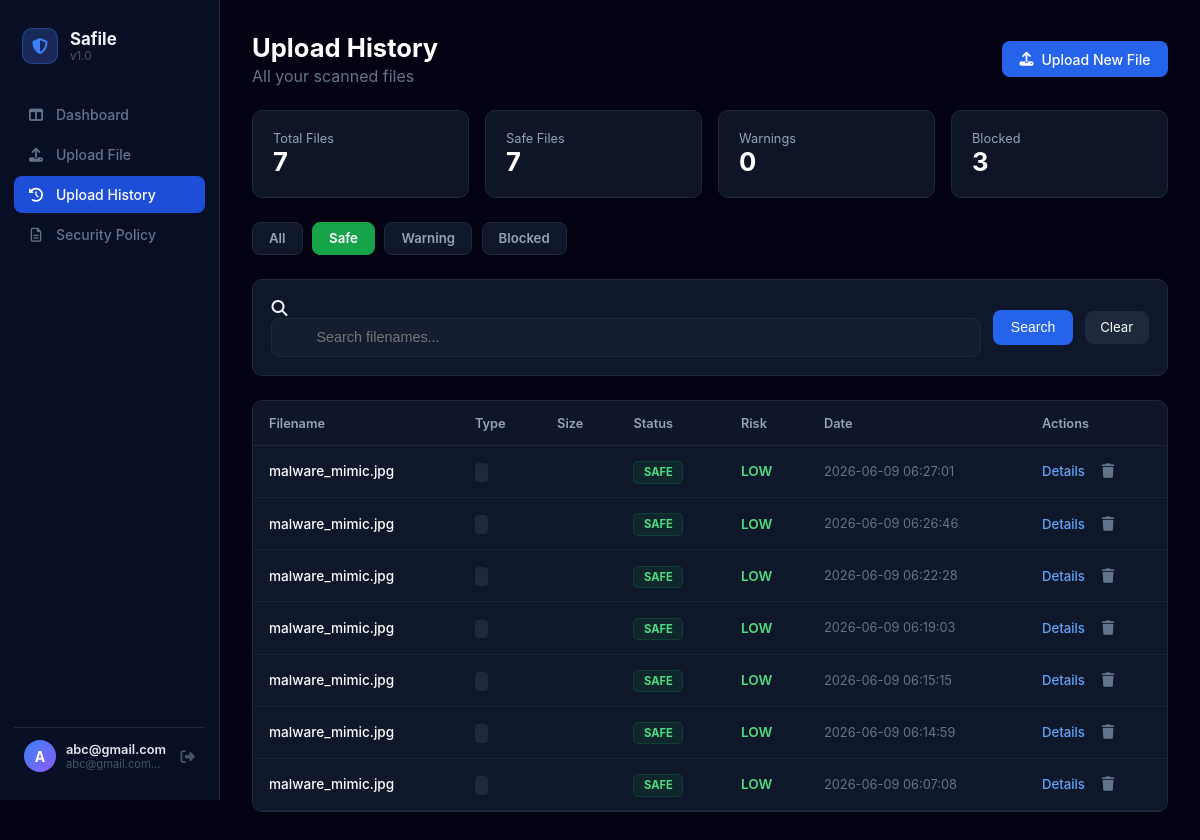
/history?status=SAFE (signed in), run on the app's committed database.
### tables this page shows
CREATE TABLE history (
            id INTEGER PRIMARY KEY AUTOINCREMENT,
            user_id INTEGER NOT NULL,
            filename TEXT NOT NULL,
            status TEXT NOT NULL,
            risk TEXT NOT NULL,
            reason TEXT NOT NULL,
            timestamp DATETIME DEFAULT CURRENT_TIMESTAMP,
            FOREIGN KEY(user_id) REFERENCES users(id)
        );

### app.py (the view)
@app.route('/history')
def history():
    if 'username' not in session:
        return redirect(url_for('login'))
    user_id = session.get('user_id')
    status_filter = request.args.get('status', 'ALL')
    search = request.args.get('search', '')
    page = int(request.args.get('page', 1))
    per_page = 10 # 페이지당 보여줄 개수
    conn = sqlite3.connect('safile.db')
    cursor = conn.cursor()
    base_query = "SELECT * FROM history WHERE user_id = ?"
    params = [user_id]
    if status_filter != 'ALL':
        base_query += " AND status = ?"
        params.append(status_filter)
    if search:
        base_query += " AND filename LIKE ?"
        params.append(f"%{search}%")
    cursor.execute(base_query.replace("*", "COUNT(*)"), params)
    total_count = cursor.fetchone()[0]
    total_pages = (total_count + per_page - 1) // per_page
    cursor.execute("SELECT status, COUNT(*) FROM history WHERE user_id = ? GROUP BY status", (user_id,))
    stats_data = dict(cursor.fetchall())
    stats = {
        'total': total_count,
        'safe': stats_data.get('SAFE', 0),
        'warning': stats_data.get('WARNING', 0),
        'blocked': stats_data.get('BLOCKED', 0)
    }
    offset = (page - 1) * per_page
    query = base_query + " ORDER BY timestamp DESC LIMIT ? OFFSET ?"
    cursor.execute(query, params + [per_page, offset])
    uploads = cursor.fetchall()
    conn.close()
    upload_list = [{"id": u[0], "filename": u[2], "result": u[3], "risk": u[4], "created_at": u[6]} for u in uploads]
    return render_template('history.html',
                           uploads=upload_list,
                           stats=stats,
                           status_filter=status_filter,
                           search=search,
                           page=page,
                           total_pages=total_pages)

### app.py (called while the page is built)
@app.context_processor
def inject_user_stats():
    if 'user_id' in session:
        user_id = session.get('user_id')
        conn = sqlite3.connect('safile.db')
        cursor = conn.cursor()
        cursor.execute("SELECT COUNT(*) FROM history WHERE status = 'BLOCKED' AND user_id = ?", (user_id,))
        count = cursor.fetchone()[0]
        conn.close()
        return dict(blocked_count=count)
    return dict(blocked_count=0)

@app.context_processor
def inject_all_stats():
    if 'user_id' in session:
        user_id = session.get('user_id')
        conn = sqlite3.connect('safile.db')
        cursor = conn.cursor()
        cursor.execute("SELECT status, COUNT(*) FROM history WHERE user_id = ? GROUP BY status", (user_id,))
        rows = cursor.fetchall()
        stats = {status: count for status, count in rows}
        conn.close()
        return dict(
            blocked_count=stats.get('BLOCKED', 0),
            warning_count=stats.get('WARNING', 0),
            safe_count=stats.get('SAFE', 0)
        )
    return dict(blocked_count=0, warning_count=0, safe_count=0)

@app.before_request
def load_logged_in_user():
    user_id = session.get('user_id')
    if user_id:
        class CurrentUser:
            def __init__(self, id, username):
                self.id = id
                self.username = username
                self.is_authenticated = True
        g.current_user = CurrentUser(user_id, session.get('username'))
    else:
        g.current_user = None

### templates/history.html (shortened to what this page needs)
{% extends 'base.html' %}
{% block content %}
<div class="history-top-flex">
    <div>
        <h1>Upload History</h1>
        <p style="color:#64748b;margin:0;">All your scanned files</p>
    </div>
    <a href="{{ url_for('upload') }}" class="btn-primary-flex">
        <i class="fa-solid fa-upload"></i> Upload New File
    </a>
</div>
<div class="policy-stats-grid">
    <div class="stat-card">
        <div class="stat-label">Total Files</div>
        <div class="stat-value text-blue">{{ stats.total }}</div>
    </div>
    <div class="stat-card">
        <div class="stat-label">Safe Files</div>
        <div class="stat-value text-green">{{ stats.safe }}</div>
    </div>
    <div class="stat-card">
        <div class="stat-label">Warnings</div>
        <div class="stat-value text-yellow">{{ stats.warning }}</div>
    </div>
    <div class="stat-card">
        <div class="stat-label">Blocked</div>
        <div class="stat-value text-red">{{ stats.blocked }}</div>
    </div>
</div>
<div class="quick-filter-tabs">
    <a href="?status=ALL" class="tab-btn {% if status_filter == 'ALL' %}active{% endif %}">All</a>
    <a href="?status=SAFE" class="tab-btn {% if status_filter == 'SAFE' %}active{% endif %}" data-status="SAFE">Safe</a>
    <a href="?status=WARNING" class="tab-btn {% if status_filter == 'WARNING' %}active{% endif %}" data-status="WARNING">Warning</a>
    <a href="?status=BLOCKED" class="tab-btn {% if status_filter == 'BLOCKED' %}active{% endif %}" data-status="BLOCKED">Blocked</a>
</div>
<div class="search-filter-bg-box">
    <form method="GET" class="search-flex-row">
        <div class="search-input-wrapper">
            <i class="fa-solid fa-magnifying-glass search-inner-icon"></i>
            <input type="text" name="search" value="{{ search }}" placeholder="Search filenames..." style="width:100%;box-sizing:border-box;background:rgba(30,41,59,.4);border:1px solid #1e293b;border-radius:.5rem;padding:.65rem 1rem .65rem 2.75rem;color:#fff;outline:none;font-size:.9rem;">
        </div>
        <button type="submit" class="btn-primary-flex">Search</button>
        {% if search or status_filter != 'ALL' %}
        <a href="{{ url_for('history') }}" class="btn-dark-nav">Clear</a>
        {% endif %}
    </form>
</div>
<div class="history-table-container">
    <table class="history-main-table">
        <thead>
            <tr>
                <th>Filename</th>
                <th>Type</th>
                <th>Size</th>
                <th>Status</th>
                <th>Risk</th>
                <th>Date</th>
                <th>Actions</th>
            </tr>
        </thead>
        <tbody>
            {% for u in uploads %}
            <tr>
                <td><div class="table-filename-text">{{ u.filename }}</div></td>
                <td><span class="table-type-badge">{{ u.file_type }}</span></td>
                <td style="color:#94a3b8;">{{ u.filesize }}</td>
                <td>
                    {% if u.result == 'SAFE' %}
                        <span class="status-badge-base status-badge-safe">SAFE</span>
                    {% elif u.result == 'WARNING' %}
                        <span class="status-badge-base status-badge-warning">WARNING</span>
                    {% else %}
                        <span class="status-badge-base status-badge-blocked">BLOCKED</span>
                    {% endif %}
                </td>
                <td>
                    {% if u.risk == 'CRITICAL' %}<span class="text-red status-bold">{{ u.risk }}</span>
                    {% elif u.risk == 'MEDIUM' %}<span class="text-yellow status-bold">{{ u.risk }}</span>
                    {% else %}<span class="text-green status-bold">{{ u.risk }}</span>{% endif %}
                </td>
                <td style="color:#64748b;font-size:0.8rem;">{{ u.created_at }}</td>
                <td>
                    <div class="table-action-flex">
                        <a href="{{ url_for('result', upload_id=u.id) }}" class="view-details-link">Details</a>
                        <form method="POST" action="{{ url_for('delete_upload', upload_id=u.id) }}" style="display:inline;" onsubmit="return confirm('Delete this record?')">
                            <button type="submit" class="table-delete-trash-btn"><i class="fa-solid fa-trash"></i></button>
                        </form>
                    </div>
                </td>
            </tr>
            {% else %}
            <tr><td colspan="7" class="table-empty-row">
                <i class="fa-solid fa-inbox" style="font-size:2rem;color:#334155;display:block;margin-bottom:.5rem;"></i>
                No records found
            </td></tr>
            {% endfor %}
        </tbody>
    </table>
</div>
{% endblock %}

### static/style.css (style rules this page uses)
* { margin: 0; padding: 0; box-sizing: border-box; }
:root { --primary: #2563eb; --border: #1e293b; --text-muted: #94a3b8; }
body.dashboard-body { background-color: #030213; font-family: -apple-system, BlinkMacSystemFont, 'Segoe UI', sans-serif; min-height: 100vh; color: #f1f5f9; }
.stat-card { background-color: #0d1527; border: 1px solid #1e293b; border-radius: 10px; padding: 1.25rem; transition: border-color 0.2s; }
.text-blue { color: #3b82f6; }
.text-green { color: #4ade80; }
.text-red { color: #f87171; }
.text-yellow { color: #facc15; }
.stat-value { color: #ffffff; font-size: 1.6rem; font-weight: 700; }
.stat-label { color: #94a3b8; font-size: 0.8rem; }
.status-bold { font-weight: 600; }
.history-top-flex { display: flex; justify-content: space-between; align-items: center; }
.history-top-flex h1 { color: #fff; font-size: 1.6rem; font-weight: 700; margin: 0 0 .2rem; }
.btn-primary-flex { background: var(--primary); color: #fff; border: none; padding: .6rem 1.1rem; border-radius: .5rem; display: flex; align-items: center; gap: .5rem; cursor: pointer; font-size: .875rem; transition: background .2s; text-decoration: none; font-weight: 500; }
.policy-stats-grid { display: grid; grid-template-columns: repeat(auto-fit, minmax(180px, 1fr)); gap: 1rem; }
.quick-filter-tabs { display: flex; gap: .6rem; flex-wrap: wrap; }
.tab-btn { background: #0f172a; border: 1px solid var(--border); color: var(--text-muted); padding: .45rem 1rem; border-radius: .5rem; cursor: pointer; font-size: .825rem; font-weight: 600; transition: all .2s; text-decoration: none; }
.tab-btn.active { background: var(--primary) !important; color: #fff !important; border-color: var(--primary) !important; }
.tab-btn[data-status="SAFE"].active { background: #16a34a !important; border-color: #16a34a !important; }
.search-filter-bg-box { background: #0f172a; border: 1px solid var(--border); border-radius: 10px; padding: 1.15rem; }
.search-flex-row { display: flex; flex-wrap: wrap; gap: .75rem; align-items: center; }
.search-input-wrapper { flex: 1; min-width: 220px; }
.history-table-container { background: #0f172a; border: 1px solid var(--border); border-radius: 10px; overflow-x: auto; }
.history-main-table { width: 100%; border-collapse: collapse; text-align: left; min-width: 700px; }
.history-main-table th { background: rgba(15,23,42,.6); padding: .9rem 1rem; color: #94a3b8; font-size: .8rem; font-weight: 600; border-bottom: 1px solid var(--border); white-space: nowrap; }
.history-main-table td { padding: .9rem 1rem; border-bottom: 1px solid rgba(51,65,85,.35); font-size: .85rem; vertical-align: middle; }
.table-filename-text { color: #fff; font-weight: 500; max-width: 220px; overflow: hidden; text-overflow: ellipsis; white-space: nowrap; }
.table-type-badge { background: #1e293b; color: #cbd5e1; padding: .15rem .4rem; border-radius: 4px; font-size: .72rem; font-weight: 700; }
.status-badge-base { font-size: .7rem; padding: .2rem .6rem; border-radius: 5px; border: 1px solid transparent; font-weight: 700; }
.status-badge-safe { color: #4ade80; background: rgba(22,163,74,.1); border-color: rgba(22,163,74,.2); }
.table-action-flex { display: flex; align-items: center; gap: .85rem; }
.view-details-link { color: #60a5fa; text-decoration: none; font-size: .825rem; font-weight: 500; }
.table-delete-trash-btn { background: none; border: none; color: #64748b; cursor: pointer; font-size: .9rem; padding: .2rem; transition: color .2s; }
.btn-dark-nav { background: #1e293b; border: 1px solid var(--border); color: #fff; padding: .45rem .9rem; border-radius: .5rem; cursor: pointer; font-size: .825rem; transition: background .2s; text-decoration: none; }
body { -webkit-font-smoothing: antialiased; -moz-osx-font-smoothing: grayscale; }

### data on the page
history: filename "malware_mimic.jpg", status "SAFE", risk "LOW", created_at "2026-06-09 06:27:01"
history: filename "malware_mimic.jpg", status "SAFE", risk "LOW", created_at "2026-06-09 06:26:46"
history: filename "malware_mimic.jpg", status "SAFE", risk "LOW", created_at "2026-06-09 06:22:28"
history: filename "malware_mimic.jpg", status "SAFE", risk "LOW", created_at "2026-06-09 06:19:03"
history: filename "malware_mimic.jpg", status "SAFE", risk "LOW", created_at "2026-06-09 06:15:15"
history: filename "malware_mimic.jpg", status "SAFE", risk "LOW", created_at "2026-06-09 06:14:59"
history: filename "malware_mimic.jpg", status "SAFE", risk "LOW", created_at "2026-06-09 06:07:08"

### other printed values
{{ (g.current_user.username or 'D')[0].upper() if g.current_user else 'D' }} "A"
{{ g.current_user.username or 'Demo User' }} "abc@gmail.com"
{{ stats.total }} "7"
{{ stats.safe }} "7"
{{ stats.warning }} "0"
{{ stats.blocked }} "3"
